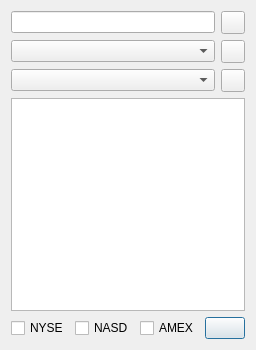
<?xml version="1.0" encoding="UTF-8"?>
<ui version="4.0">
 <class>TickerNeighbors</class>
 <widget class="QDialog" name="TickerNeighbors">
  <property name="geometry">
   <rect>
    <x>0</x>
    <y>0</y>
    <width>224</width>
    <height>350</height>
   </rect>
  </property>
  <property name="windowTitle">
   <string>Industries</string>
  </property>
  <layout class="QGridLayout" name="gridLayout_2">
   <item row="0" column="0">
    <widget class="QLineEdit" name="lineTicker"/>
   </item>
   <item row="0" column="1">
    <widget class="QToolButton" name="pushTicker">
     <property name="icon">
      <iconset resource="tht.qrc">
       <normaloff>:/images/query.png</normaloff>:/images/query.png</iconset>
     </property>
    </widget>
   </item>
   <item row="1" column="0">
    <widget class="QComboBox" name="comboSector"/>
   </item>
   <item row="1" column="1">
    <widget class="QToolButton" name="pushSector">
     <property name="icon">
      <iconset resource="tht.qrc">
       <normaloff>:/images/query.png</normaloff>:/images/query.png</iconset>
     </property>
    </widget>
   </item>
   <item row="2" column="0">
    <widget class="QComboBox" name="comboIndustry"/>
   </item>
   <item row="2" column="1">
    <widget class="QToolButton" name="pushIndustry">
     <property name="icon">
      <iconset resource="tht.qrc">
       <normaloff>:/images/query.png</normaloff>:/images/query.png</iconset>
     </property>
    </widget>
   </item>
   <item row="3" column="0" colspan="2">
    <widget class="QListView" name="list">
     <property name="selectionMode">
      <enum>QAbstractItemView::ExtendedSelection</enum>
     </property>
     <property name="movement">
      <enum>QListView::Static</enum>
     </property>
     <property name="flow">
      <enum>QListView::TopToBottom</enum>
     </property>
     <property name="viewMode">
      <enum>QListView::IconMode</enum>
     </property>
    </widget>
   </item>
   <item row="4" column="0" colspan="2">
    <layout class="QGridLayout" name="gridLayout">
     <item row="0" column="0">
      <widget class="QCheckBox" name="checkNyse">
       <property name="text">
        <string>NYSE</string>
       </property>
      </widget>
     </item>
     <item row="0" column="1">
      <widget class="QCheckBox" name="checkNasd">
       <property name="text">
        <string>NASD</string>
       </property>
      </widget>
     </item>
     <item row="0" column="2">
      <widget class="QCheckBox" name="checkAmex">
       <property name="text">
        <string>AMEX</string>
       </property>
      </widget>
     </item>
     <item row="0" column="3">
      <spacer name="horizontalSpacer_2">
       <property name="orientation">
        <enum>Qt::Horizontal</enum>
       </property>
       <property name="sizeHint" stdset="0">
        <size>
         <width>0</width>
         <height>20</height>
        </size>
       </property>
      </spacer>
     </item>
     <item row="0" column="4">
      <widget class="QPushButton" name="pushCopy"/>
     </item>
    </layout>
   </item>
  </layout>
 </widget>
 <tabstops>
  <tabstop>lineTicker</tabstop>
  <tabstop>pushTicker</tabstop>
  <tabstop>comboSector</tabstop>
  <tabstop>pushSector</tabstop>
  <tabstop>comboIndustry</tabstop>
  <tabstop>pushIndustry</tabstop>
  <tabstop>checkNyse</tabstop>
  <tabstop>checkNasd</tabstop>
  <tabstop>checkAmex</tabstop>
  <tabstop>pushCopy</tabstop>
 </tabstops>
 <resources>
  <include location="tht.qrc"/>
 </resources>
 <connections>
  <connection>
   <sender>lineTicker</sender>
   <signal>returnPressed()</signal>
   <receiver>TickerNeighbors</receiver>
   <slot>slotFetch()</slot>
   <hints>
    <hint type="sourcelabel">
     <x>113</x>
     <y>21</y>
    </hint>
    <hint type="destinationlabel">
     <x>185</x>
     <y>22</y>
    </hint>
   </hints>
  </connection>
  <connection>
   <sender>pushTicker</sender>
   <signal>clicked()</signal>
   <receiver>TickerNeighbors</receiver>
   <slot>slotFetch()</slot>
   <hints>
    <hint type="sourcelabel">
     <x>214</x>
     <y>30</y>
    </hint>
    <hint type="destinationlabel">
     <x>252</x>
     <y>15</y>
    </hint>
   </hints>
  </connection>
  <connection>
   <sender>pushSector</sender>
   <signal>clicked()</signal>
   <receiver>TickerNeighbors</receiver>
   <slot>slotFetch()</slot>
   <hints>
    <hint type="sourcelabel">
     <x>214</x>
     <y>58</y>
    </hint>
    <hint type="destinationlabel">
     <x>234</x>
     <y>226</y>
    </hint>
   </hints>
  </connection>
  <connection>
   <sender>pushIndustry</sender>
   <signal>clicked()</signal>
   <receiver>TickerNeighbors</receiver>
   <slot>slotFetch()</slot>
   <hints>
    <hint type="sourcelabel">
     <x>214</x>
     <y>86</y>
    </hint>
    <hint type="destinationlabel">
     <x>202</x>
     <y>257</y>
    </hint>
   </hints>
  </connection>
  <connection>
   <sender>checkNyse</sender>
   <signal>toggled(bool)</signal>
   <receiver>TickerNeighbors</receiver>
   <slot>slotFilterAndFetch()</slot>
   <hints>
    <hint type="sourcelabel">
     <x>49</x>
     <y>336</y>
    </hint>
    <hint type="destinationlabel">
     <x>252</x>
     <y>144</y>
    </hint>
   </hints>
  </connection>
  <connection>
   <sender>checkNasd</sender>
   <signal>toggled(bool)</signal>
   <receiver>TickerNeighbors</receiver>
   <slot>slotFilterAndFetch()</slot>
   <hints>
    <hint type="sourcelabel">
     <x>113</x>
     <y>336</y>
    </hint>
    <hint type="destinationlabel">
     <x>254</x>
     <y>207</y>
    </hint>
   </hints>
  </connection>
  <connection>
   <sender>checkAmex</sender>
   <signal>toggled(bool)</signal>
   <receiver>TickerNeighbors</receiver>
   <slot>slotFilterAndFetch()</slot>
   <hints>
    <hint type="sourcelabel">
     <x>169</x>
     <y>336</y>
    </hint>
    <hint type="destinationlabel">
     <x>267</x>
     <y>181</y>
    </hint>
   </hints>
  </connection>
  <connection>
   <sender>pushCopy</sender>
   <signal>clicked()</signal>
   <receiver>TickerNeighbors</receiver>
   <slot>slotCopy()</slot>
   <hints>
    <hint type="sourcelabel">
     <x>213</x>
     <y>339</y>
    </hint>
    <hint type="destinationlabel">
     <x>185</x>
     <y>311</y>
    </hint>
   </hints>
  </connection>
  <connection>
   <sender>list</sender>
   <signal>activated(QModelIndex)</signal>
   <receiver>TickerNeighbors</receiver>
   <slot>slotActivated(QModelIndex)</slot>
   <hints>
    <hint type="sourcelabel">
     <x>116</x>
     <y>123</y>
    </hint>
    <hint type="destinationlabel">
     <x>397</x>
     <y>125</y>
    </hint>
   </hints>
  </connection>
 </connections>
 <slots>
  <slot>slotCopy()</slot>
  <slot>slotFetch()</slot>
  <slot>slotFilterAndFetch()</slot>
  <slot>slotActivated(QModelIndex)</slot>
 </slots>
</ui>
